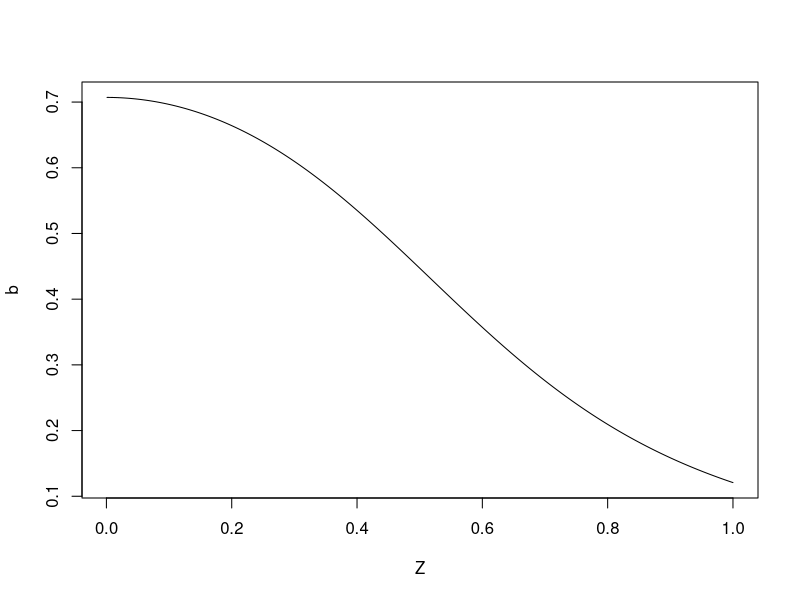

This figure's R source:
## Author: Indranil Ghosh, Jadavpur University, Physics Department

# Generalised complete Elliptic Integration solution
cel <- function(kc, p, l, s){
  if (kc==0) return (NaN)
  epsilon <- 1e-06
  k <- abs(kc)
  P <- p
  cc <- l
  S <- s
  em <- 1.0
  if (p>0) {
    P <- sqrt(p)
    S <- s/P
  }
  else{
    f <- kc^2
    q <- 1-f
    g <- 1-P
    f <- f-P
    q <- q*(S-l*P)
    P <- sqrt(f/g)
    cc <- (l-S)/g
    S <- -q/(g^2*P) + cc*P
  }
  f <- cc
  cc <- cc + S/P
  g <- k/P
  S <- 2*(S+f*g)
  P <- g+P
  g <- em
  em <- k+em
  K <- k
  while (abs(g-k)>g*epsilon) {
    k <- 2*sqrt(K)
    K <- k*em
    f <- cc
    cc <- cc+S/P
    g <- K/P
    S <- 2*(S+f*g)
    P <- g+P
    g <- em
    em <- k+em
  }
  return(pi/2*(S+cc*em)/(em*(em+P)))
}

# We can calculate the magnetic field at any point (X, Y. Z) on/off the axis
B <- function(X, Y, Z, a, length, I, n) {
  # length is the length of the cylinder
  # a is the radius of the solenoid
  # n is the number of turns of the solenoid
  # I is the current through the solenoid
  rho <- sqrt(X^2+Y^2)
  mu0 <- 4*pi*10^(-7)
  b <- length/2
  B0 <- mu0*n*I/pi
  z_plus <- Z+b
  z_minus <- Z-b
  alpha_plus <- a/sqrt(z_plus^2+(rho+a)^2)
  alpha_minus <- a/sqrt(z_minus^2+(rho+a)^2)
  beta_plus <- z_plus/sqrt(z_plus^2+(rho+a)^2)
  beta_minus <- z_minus/sqrt(z_minus^2+(rho+a)^2)
  gamma <- (a-rho)/(a+rho)
  k_plus <- sqrt((z_plus^2+(a-rho)^2)/(z_plus^2+(a+rho)^2))
  k_minus <- sqrt((z_minus^2+(a-rho)^2)/(z_minus^2+(a+rho)^2))
  # radial Magnetic field
  B1 <- B0*(alpha_plus*cel(k_plus, 1, 1, -1)-alpha_minus*cel(k_minus, 1, 1, -1))
  # longitudinal magnetic field
  B2 <- B0*a*(beta_plus*cel(k_plus, gamma^2, 1, gamma)-beta_minus*cel(k_minus, gamma^2, 1, gamma))/(a+rho)
  # Self Inductance of the solenoid
  k0 <- b/sqrt(a^2+b^2)
  L <- 8*mu0*(n*a)^2*(sqrt(a^2+b^2)*cel(k0, 1, 1, 2*k0^2)-a)
  #return(c(B1, B2, L))
  return(B2)
}

Z <- seq(0.001, 1, 0.001)
b <- numeric()
for(z in Z) {
  b <- c(b, B(0, 0, z, 0.5, 1, 10^7/(4*pi), 1))
}
plot(Z, b, type="l")